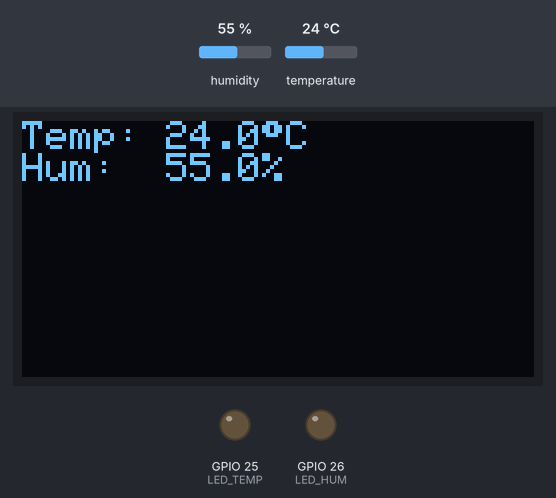
Bench run of a sketch on a simulated ESP32. On the bench: 128×64 one-colour display, output pins drawn as LEDs (lit = HIGH). The test bench sets the inputs (shaded band); at power-on: humidity 55 %, temperature 24 °C. What the sketch prints to the serial monitor is not drawn.

Above: at 2.8 s.
2.9 s: humidity set to 58 %
5.6 s: humidity set to 61 %
At 7.4 s:
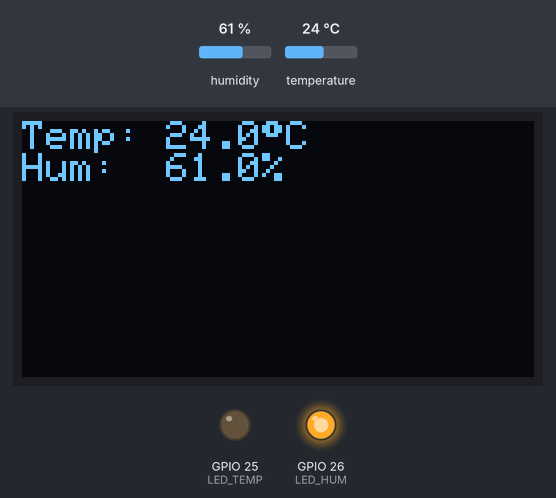
8.3 s: temperature set to 29.4 °C
At 11.4 s:
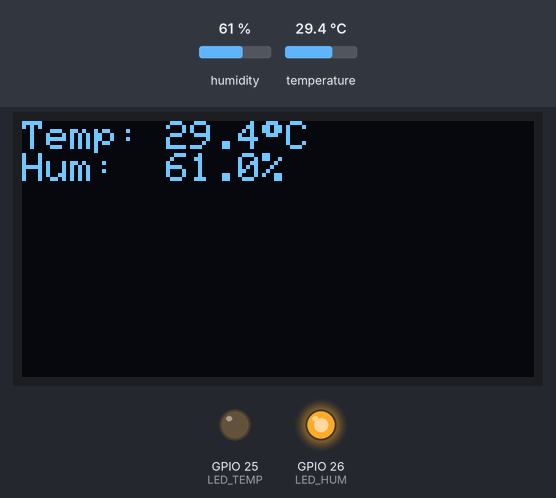
11.7 s: temperature set to 30.3 °C
At 13.0 s:
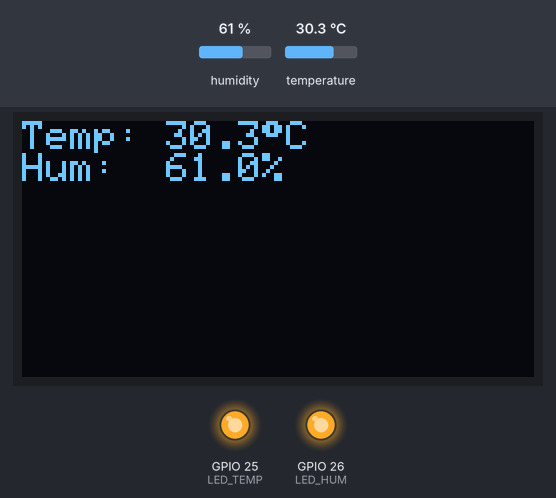
14.4 s: humidity set to 22 %
At 17.1 s:
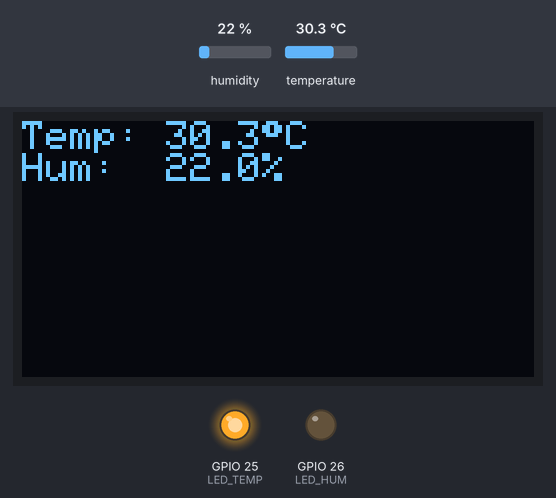
Timing chart, 0 to 18.6 s (numbered marks = the images above; inputs shaded):
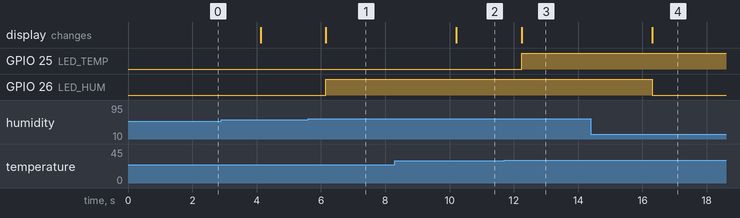

The sketch:

10-1_Temp_Hum_OLED.ino
```cpp
#include "DHT.h"
#include <SPI.h>
#include <Wire.h>
#include <Adafruit_GFX.h>
#include <Adafruit_SSD1306.h>

// Definitions
#define DHTPIN 17     // pin for DHT Sensor
#define LED_TEMP  25  // pin for LED indicating over temperaure
#define LED_HUM   26  // pin for LED indicating over humidity
#define TEMP_LIMIT  30.0  // Temperature threshold
#define HUM_LIMIT   60.0  // Humidity Threshold
#define SCREEN_WIDTH 128 // OLED display width, in pixels
#define SCREEN_HEIGHT 64 // OLED display height, in pixels
#define OLED_RESET     -1 // Reset pin # (or -1 if sharing Arduino reset pin)
#define SCREEN_ADDRESS 0x3C // I2C Address of OLED module

// Uncomment whatever DHT type you're using!
#define DHTTYPE DHT22   // DHT 11
//#define DHTTYPE DHT22   // DHT 22  (AM2302)
//#define DHTTYPE DHT21   // DHT 21 (AM2301)

// Global variables
DHT dht(DHTPIN, DHTTYPE); // DHT object
Adafruit_SSD1306 display(SCREEN_WIDTH, SCREEN_HEIGHT, &Wire, OLED_RESET);

void setup()
{
    // Initialize Serial port
    Serial.begin(115200);

    // Set LED pins as output
    pinMode(LED_TEMP, OUTPUT);
    pinMode(LED_HUM, OUTPUT);

    // Initialize DHT
    dht.begin();

    // Initialize OLED display
    if(!display.begin(SSD1306_SWITCHCAPVCC, SCREEN_ADDRESS)) {
      Serial.println(F("SSD1306 allocation failed"));
      for(;;); // Don't proceed, loop forever
    }
    // Clear the buffer OLED and do default setting
    display.clearDisplay();
    display.setTextSize(1);      // Normal 1:1 pixel scale
    display.setTextColor(SSD1306_WHITE); // Draw white text
    display.setCursor(0, 0);     // Start at top-left corner
    display.cp437(true);         // Use full 256 char 'Code Page 437' font

    Serial.println("Lab start!");
}

void loop()
{
    // Reading temperature or humidity takes about 250 milliseconds!
    // Sensor readings may also be up to 2 seconds 'old' (its a very slow sensor)
    char buf[17];
    float h = dht.readHumidity();
    float t = dht.readTemperature();

    // check if returns are valid, if they are NaN (not a number) then something went wrong!
    if (isnan(t) || isnan(h))
    {
        Serial.println("Failed to read from DHT");
    }
    else
    {
        // Print Temperature & Humidity data on Serial port
        Serial.print("Humidity: ");
        Serial.print(h);
        Serial.print(" %\t");
        Serial.print("Temperature: ");
        Serial.print(t);
        Serial.println(" *C");

        // Print Temperature & Humidity data on OLED
        char buf[20];
        display.clearDisplay();
        display.setCursor(0, 0);
        sprintf(buf, "Temp: %.1f\xF8\x43", t);
        display.println(buf);
        sprintf(buf, "Hum:  %.1f%%", h);
        display.println(buf);
        display.display();

        // if value > limit, LED on; else LED off
        if(t >= TEMP_LIMIT)
          digitalWrite(LED_TEMP, HIGH);
        else
          digitalWrite(LED_TEMP, LOW);
        if(h >= HUM_LIMIT)
          digitalWrite(LED_HUM, HIGH);
        else
          digitalWrite(LED_HUM, LOW);
    }
    delay(2000);
}
```

Measured:
- the behaviour switches between 59 and 60 % on humidity (found by bisection; images 0 and 1)
- the behaviour switches between 29.9 and 30 °C on temperature (found by bisection; images 2 and 3)
- after the input at 5.6 s, GPIO 26 (LED_HUM): LOW → HIGH after 0.55 s; the display: changes after 0.55 s (image 1)
- after the input at 8.3 s, the display: changes after 1.9 s (image 2)
- after the input at 11.7 s, GPIO 25 (LED_TEMP): LOW → HIGH after 0.55 s; the display: changes after 0.55 s (image 3)
- after the input at 14.4 s, GPIO 26 (LED_HUM): HIGH → LOW after 1.9 s; the display: changes after 1.9 s (image 4)
